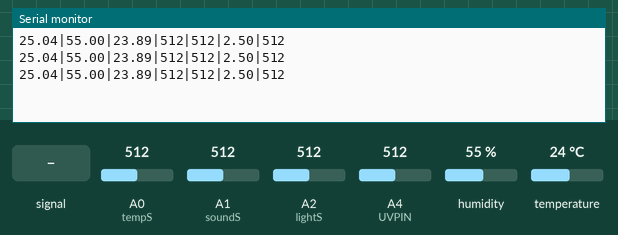
The sketch below on a simulated Arduino Uno, built with avr-gcc and run on an emulated ATmega328P. Shown: the last lines printed to the serial monitor. Wiring (inferred from the names in the program): DHT11 sensor: data pin 2. The inputs (shaded band) are chosen by the test bench; at power-on: humidity 55 %, A0 (tempS) = 512, A1 (soundS) = 512, A2 (lightS) = 512, A4 (UVPIN) = 512, temperature 24 °C.

Above: at 1.2 s.
1.3 s: A1 (soundS) fed a 200 Hz sine of ±81 counts around its level
At 1.9 s:
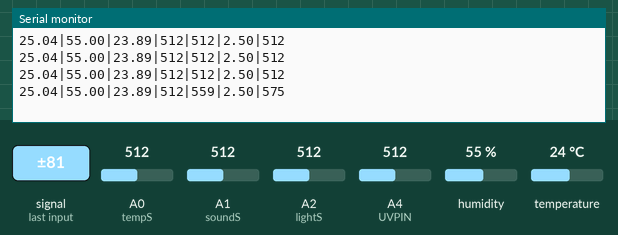
2.8 s: humidity set to 22 %
At 4.0 s:
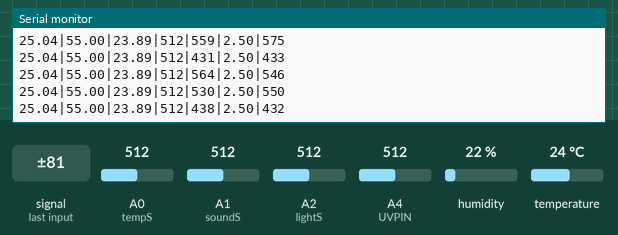
4.3 s: A0 (tempS) set to 716
At 5.7 s:
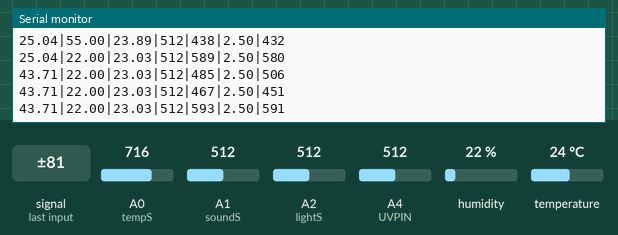
5.8 s: A1 (soundS) set to 716
At 6.6 s:
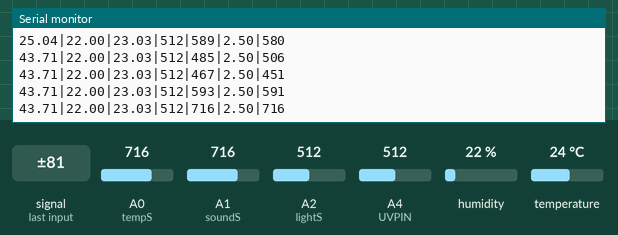
7.3 s: A2 (lightS) set to 716
At 8.1 s:
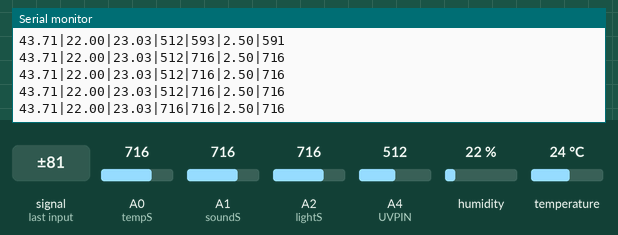
8.8 s: A4 (UVPIN) set to 716
At 8.8 s:
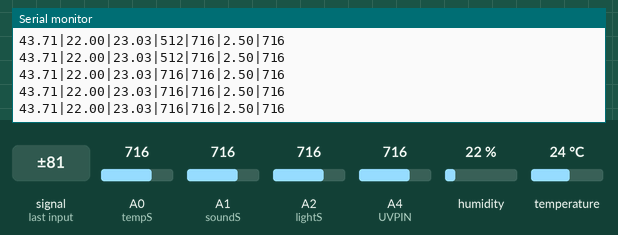
Timing chart, 0 to 11.3 s (numbered marks = the images above; inputs shaded):
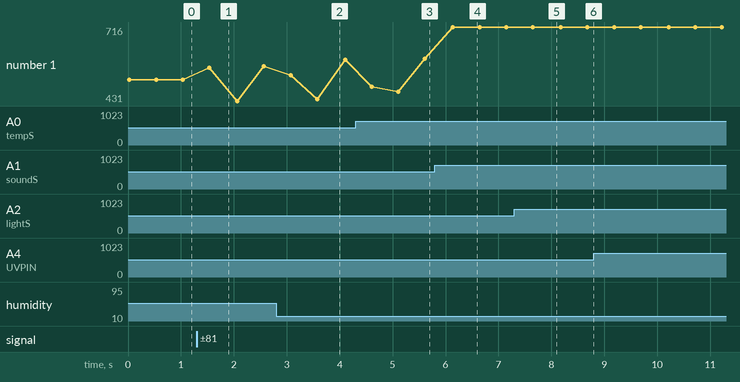

Measured:
- after the input at 1.3 s, the serial monitor: prints a new line after 0.24 s (image 1)
- after the input at 4.3 s, the serial monitor: prints a new line after 0.31 s (image 3)
- after the input at 5.8 s, the serial monitor: prints a new line after 0.34 s (image 4)
- after the input at 7.3 s, the serial monitor: prints a new line after 0.35 s (image 5)
- plotted number 1: 512 → 564 after the input at 1.3 s, 564 → 589 after the input at 2.8 s, 593 → 716 after the input at 5.8 s

The sketch:

ParkPak.ino
```cpp
#include <math.h>
#include "DHT.h"
#define DHTTYPE DHT11
#define DHTPIN 2
#define UVPIN 4

#define lightS A2
#define soundS A1
#define tempS A0
#define soilS 1

DHT dht(DHTPIN, DHTTYPE);

void setup()
{
  Serial.begin(115200);
  pinMode(tempS, INPUT);
  pinMode(lightS, INPUT);
  pinMode(soundS, INPUT);
  pinMode(UVPIN, INPUT);
  pinMode(soilS, INPUT);
  dht.begin();
}

void loop()
{
  while (true)
  {
start:
    // DHT11 Environment Sensor Code
    float h = dht.readHumidity();
    // Read temperature as Celsius (the default)
    float t = dht.readTemperature();

    // Check if any reads failed and exit early (to try again).
    if (isnan(h) || isnan(t)) {
      Serial.println(F("Failed to read from DHT sensor!"));
      goto start;
    }
    // Compute heat index in Celsius (isFahreheit = false)
    float hic = dht.computeHeatIndex(t, h, false);

    //...................................NEXT SEGMENT........................................//
    int uvVal = analogRead(UVPIN);
    int lightVal = analogRead(lightS);
    int soundVal = analogRead(soundS);
    int t2 = analogRead(tempS);
    int soil = analogRead(soilS);
    float t1 = 1023.0 / t2 - 1.0;
    t1 = t1 * 100000;
    float temper = 1.0 / (log(t1 / 100000) / 4275 + 1 / 298.15) - 273.15;
    float UVindex= uvVal * (5.0 / 1023.0);

    /*
    Output Variables:
    h: humidity value
    hic: Heat Index in celsius from dht11
    temper: heat value from temp sensor

    */
    //...................................NEXT SEGMENT........................................//

    Serial.print(temper); //4
    Serial.print("|" );
    Serial.print(h);
    Serial.print("|" );
    Serial.print(hic);
    Serial.print("|" );
    Serial.print(lightVal); //3
    Serial.print("|" );
    Serial.print(soundVal); //3
    Serial.print("|" );
    Serial.print(UVindex);
    Serial.print("|");
    Serial.print(soil);
    Serial.println(""); //5

    delay(500);
  }
}
```

DHT.cpp
```cpp
// (licence header left out)
#include "DHT.h"

#define MIN_INTERVAL 2000
#define TIMEOUT -1

DHT::DHT(uint8_t pin, uint8_t type, uint8_t count) {
  _pin = pin;
  _type = type;
  #ifdef __AVR
    _bit = digitalPinToBitMask(pin);
    _port = digitalPinToPort(pin);
  #endif
  _maxcycles = microsecondsToClockCycles(1000);  // 1 millisecond timeout for
                                                 // reading pulses from DHT sensor.
  // Note that count is now ignored as the DHT reading algorithm adjusts itself
  // based on the speed of the processor.
}

// Optionally pass pull-up time (in microseconds) before DHT reading starts.
// Default is 55 (see function declaration in DHT.h).
void DHT::begin(uint8_t usec) {
  // set up the pins!
  pinMode(_pin, INPUT_PULLUP);
  // Using this value makes sure that millis() - lastreadtime will be
  // >= MIN_INTERVAL right away. Note that this assignment wraps around,
  // but so will the subtraction.
  _lastreadtime = millis() - MIN_INTERVAL;
  DEBUG_PRINT("DHT max clock cycles: "); DEBUG_PRINTLN(_maxcycles, DEC);
  pullTime = usec;
}

//boolean S == Scale.  True == Fahrenheit; False == Celcius
float DHT::readTemperature(bool S, bool force) {
  float f = NAN;

  if (read(force)) {
    switch (_type) {
    case DHT11:
      f = data[2];
      if (data[3] & 0x80) {
        f = -1 - f ;
      }
      f += (data[3] & 0x0f) * 0.1;
      if(S) {
        f = convertCtoF(f);
      }
      break;
    case DHT12:
      f = data[2];
      f += (data[3] & 0x0f) * 0.1;
      if (data[2] & 0x80) {
        f *= -1;
      }
      if(S) {
        f = convertCtoF(f);
      }
      break;
    case DHT22:
    case DHT21:
      f = ((word)(data[2] & 0x7F)) << 8 | data[3];
      f *= 0.1;
      if (data[2] & 0x80) {
        f *= -1;
      }
      if(S) {
        f = convertCtoF(f);
      }
      break;
    }
  }
  return f;
}

float DHT::convertCtoF(float c) {
  return c * 1.8 + 32;
}

float DHT::convertFtoC(float f) {
  return (f - 32) * 0.55555;
}

float DHT::readHumidity(bool force) {
  float f = NAN;
  if (read(force)) {
    switch (_type) {
    case DHT11:
    case DHT12:
      f = data[0] + data[1] * 0.1;
      break;
    case DHT22:
    case DHT21:
      f = ((word)data[0]) << 8 | data[1];
      f *= 0.1;
      break;
    }
  }
  return f;
}

//boolean isFahrenheit: True == Fahrenheit; False == Celcius
float DHT::computeHeatIndex(bool isFahrenheit) {
  float hi = computeHeatIndex(readTemperature(isFahrenheit), readHumidity(),
    isFahrenheit);
  return isFahrenheit ? hi : convertFtoC(hi);
}

//boolean isFahrenheit: True == Fahrenheit; False == Celcius
float DHT::computeHeatIndex(float temperature, float percentHumidity,
  bool isFahrenheit) {
  // Using both Rothfusz and Steadman's equations
  // http://www.wpc.ncep.noaa.gov/html/heatindex_equation.shtml
  float hi;

  if (!isFahrenheit)
    temperature = convertCtoF(temperature);

  hi = 0.5 * (temperature + 61.0 + ((temperature - 68.0) * 1.2) + (percentHumidity * 0.094));

  if (hi > 79) {
    hi = -42.379 +
             2.04901523 * temperature +
            10.14333127 * percentHumidity +
            -0.22475541 * temperature*percentHumidity +
            -0.00683783 * pow(temperature, 2) +
            -0.05481717 * pow(percentHumidity, 2) +
             0.00122874 * pow(temperature, 2) * percentHumidity +
             0.00085282 * temperature*pow(percentHumidity, 2) +
            -0.00000199 * pow(temperature, 2) * pow(percentHumidity, 2);

    if((percentHumidity < 13) && (temperature >= 80.0) && (temperature <= 112.0))
      hi -= ((13.0 - percentHumidity) * 0.25) * sqrt((17.0 - abs(temperature - 95.0)) * 0.05882);

    else if((percentHumidity > 85.0) && (temperature >= 80.0) && (temperature <= 87.0))
      hi += ((percentHumidity - 85.0) * 0.1) * ((87.0 - temperature) * 0.2);
  }

  return isFahrenheit ? hi : convertFtoC(hi);
}

bool DHT::read(bool force) {
  // Check if sensor was read less than two seconds ago and return early
  // to use last reading.
  uint32_t currenttime = millis();
  if (!force && ((currenttime - _lastreadtime) < MIN_INTERVAL)) {
    return _lastresult; // return last correct measurement
  }
  _lastreadtime = currenttime;

  // Reset 40 bits of received data to zero.
  data[0] = data[1] = data[2] = data[3] = data[4] = 0;

#if defined(ESP8266)
    yield(); // Handle WiFi / reset software watchdog
#endif

  // Send start signal.  See DHT datasheet for full signal diagram:
  //   http://www.adafruit.com/datasheets/Digital%20humidity%20and%20temperature%20sensor%20AM2302.pdf

  // Go into high impedence state to let pull-up raise data line level and
  // start the reading process.
  pinMode(_pin, INPUT_PULLUP);
  delay(1);

  // First set data line low for a period according to sensor type
  pinMode(_pin, OUTPUT);
  digitalWrite(_pin, LOW);
  switch(_type) {
    case DHT22:
    case DHT21:
      delayMicroseconds(1100); // data sheet says "at least 1ms"
      break;
    case DHT11:
    default:
      delay(20); //data sheet says at least 18ms, 20ms just to be safe
      break;
  }

  uint32_t cycles[80];
  {
    // End the start signal by setting data line high for 40 microseconds.
    pinMode(_pin, INPUT_PULLUP);

    // Delay a moment to let sensor pull data line low.
    delayMicroseconds(pullTime);

    // Now start reading the data line to get the value from the DHT sensor.

    // Turn off interrupts temporarily because the next sections
    // are timing critical and we don't want any interruptions.
    InterruptLock lock;

    // First expect a low signal for ~80 microseconds followed by a high signal
    // for ~80 microseconds again.
    if (expectPulse(LOW) == TIMEOUT) {
      DEBUG_PRINTLN(F("DHT timeout waiting for start signal low pulse."));
      _lastresult = false;
      return _lastresult;
    }
    if (expectPulse(HIGH) == TIMEOUT) {
      DEBUG_PRINTLN(F("DHT timeout waiting for start signal high pulse."));
      _lastresult = false;
      return _lastresult;
    }

    // Now read the 40 bits sent by the sensor.  Each bit is sent as a 50
    // microsecond low pulse followed by a variable length high pulse.  If the
    // high pulse is ~28 microseconds then it's a 0 and if it's ~70 microseconds
    // then it's a 1.  We measure the cycle count of the initial 50us low pulse
    // and use that to compare to the cycle count of the high pulse to determine
    // if the bit is a 0 (high state cycle count < low state cycle count), or a
    // 1 (high state cycle count > low state cycle count). Note that for speed all
    // the pulses are read into a array and then examined in a later step.
    for (int i=0; i<80; i+=2) {
      cycles[i]   = expectPulse(LOW);
      cycles[i+1] = expectPulse(HIGH);
    }
  } // Timing critical code is now complete.

  // Inspect pulses and determine which ones are 0 (high state cycle count < low
  // state cycle count), or 1 (high state cycle count > low state cycle count).
  for (int i=0; i<40; ++i) {
    uint32_t lowCycles  = cycles[2*i];
    uint32_t highCycles = cycles[2*i+1];
    if ((lowCycles == TIMEOUT) || (highCycles == TIMEOUT)) {
      DEBUG_PRINTLN(F("DHT timeout waiting for pulse."));
      _lastresult = false;
      return _lastresult;
    }
    data[i/8] <<= 1;
    // Now compare the low and high cycle times to see if the bit is a 0 or 1.
    if (highCycles > lowCycles) {
      // High cycles are greater than 50us low cycle count, must be a 1.
      data[i/8] |= 1;
    }
    // Else high cycles are less than (or equal to, a weird case) the 50us low
    // cycle count so this must be a zero.  Nothing needs to be changed in the
    // stored data.
  }

  DEBUG_PRINTLN(F("Received from DHT:"));
  DEBUG_PRINT(data[0], HEX); DEBUG_PRINT(F(", "));
  DEBUG_PRINT(data[1], HEX); DEBUG_PRINT(F(", "));
  DEBUG_PRINT(data[2], HEX); DEBUG_PRINT(F(", "));
  DEBUG_PRINT(data[3], HEX); DEBUG_PRINT(F(", "));
  DEBUG_PRINT(data[4], HEX); DEBUG_PRINT(F(" =? "));
  DEBUG_PRINTLN((data[0] + data[1] + data[2] + data[3]) & 0xFF, HEX);

  // Check we read 40 bits and that the checksum matches.
  if (data[4] == ((data[0] + data[1] + data[2] + data[3]) & 0xFF)) {
    _lastresult = true;
    return _lastresult;
  }
  else {
    DEBUG_PRINTLN(F("DHT checksum failure!"));
    _lastresult = false;
    return _lastresult;
  }
}

// Expect the signal line to be at the specified level for a period of time and
// return a count of loop cycles spent at that level (this cycle count can be
// used to compare the relative time of two pulses).  If more than a millisecond
// ellapses without the level changing then the call fails with a 0 response.
// This is adapted from Arduino's pulseInLong function (which is only available
// in the very latest IDE versions):
//   https://github.com/arduino/Arduino/blob/master/hardware/arduino/avr/cores/arduino/wiring_pulse.c
uint32_t DHT::expectPulse(bool level) {
#if (F_CPU > 16000000L)
  uint32_t count = 0;
#else
  uint16_t count = 0; // To work fast enough on slower AVR boards
#endif
  // On AVR platforms use direct GPIO port access as it's much faster and better
  // for catching pulses that are 10's of microseconds in length:
  #ifdef __AVR
    uint8_t portState = level ? _bit : 0;
    while ((*portInputRegister(_port) & _bit) == portState) {
      if (count++ >= _maxcycles) {
        return TIMEOUT; // Exceeded timeout, fail.
      }
    }
  // Otherwise fall back to using digitalRead (this seems to be necessary on ESP8266
  // right now, perhaps bugs in direct port access functions?).
  #else
    while (digitalRead(_pin) == level) {
      if (count++ >= _maxcycles) {
        return TIMEOUT; // Exceeded timeout, fail.
      }
    }
  #endif

  return count;
}
```

DHT.h
```cpp
// (licence header left out)
#ifndef DHT_H
#define DHT_H

#if ARDUINO >= 100
 #include "Arduino.h"
#else
 #include "WProgram.h"
#endif


// Uncomment to enable printing out nice debug messages.
//#define DHT_DEBUG

// Define where debug output will be printed.
#define DEBUG_PRINTER Serial

// Setup debug printing macros.
#ifdef DHT_DEBUG
  #define DEBUG_PRINT(...) { DEBUG_PRINTER.print(__VA_ARGS__); }
  #define DEBUG_PRINTLN(...) { DEBUG_PRINTER.println(__VA_ARGS__); }
#else
  #define DEBUG_PRINT(...) {}
  #define DEBUG_PRINTLN(...) {}
#endif

// Define types of sensors.
#define DHT11 11
#define DHT12 12
#define DHT22 22
#define DHT21 21
#define AM2301 21


class DHT {
  public:
   DHT(uint8_t pin, uint8_t type, uint8_t count=6);
   void begin(uint8_t usec=55);
   float readTemperature(bool S=false, bool force=false);
   float convertCtoF(float);
   float convertFtoC(float);
   float computeHeatIndex(bool isFahrenheit=true);
   float computeHeatIndex(float temperature, float percentHumidity, bool isFahrenheit=true);
   float readHumidity(bool force=false);
   bool read(bool force=false);

 private:
  uint8_t data[5];
  uint8_t _pin, _type;
  #ifdef __AVR
    // Use direct GPIO access on an 8-bit AVR so keep track of the port and bitmask
    // for the digital pin connected to the DHT.  Other platforms will use digitalRead.
    uint8_t _bit, _port;
  #endif
  uint32_t _lastreadtime, _maxcycles;
  bool _lastresult;
  uint8_t pullTime; // Time (in usec) to pull up data line before reading

  uint32_t expectPulse(bool level);

};

class InterruptLock {
  public:
   InterruptLock() {
#if !defined(ARDUINO_ARCH_NRF52)
    noInterrupts();
#endif
   }
   ~InterruptLock() {
#if !defined(ARDUINO_ARCH_NRF52)
    interrupts();
#endif
   }
};

#endif
```
